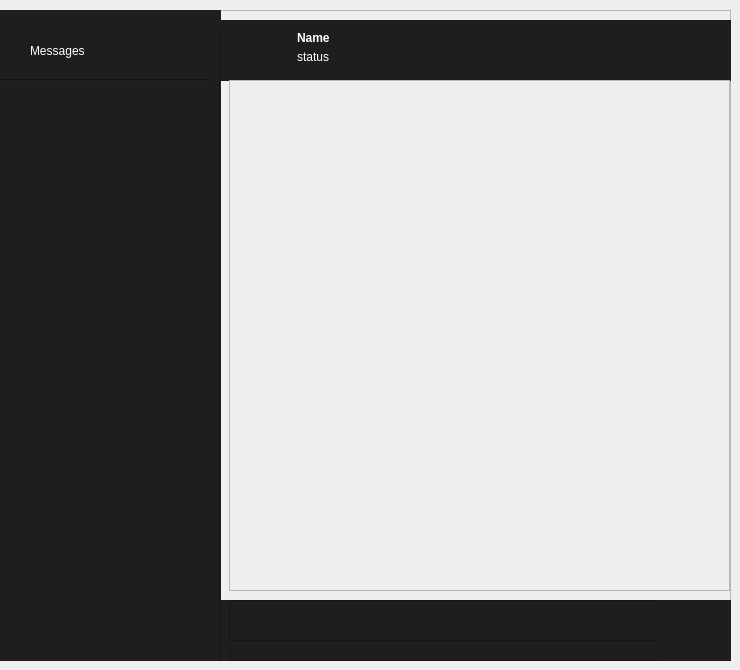
        <widget class="QWidget" name="chatting_page">
         <widget class="QFrame" name="frame">
          <property name="geometry">
           <rect>
            <x>0</x>
            <y>10</y>
            <width>731</width>
            <height>651</height>
           </rect>
          </property>
          <property name="frameShape">
           <enum>QFrame::StyledPanel</enum>
          </property>
          <property name="frameShadow">
           <enum>QFrame::Raised</enum>
          </property>
          <widget class="QWidget" name="persons_3" native="true">
           <property name="geometry">
            <rect>
             <x>-30</x>
             <y>0</y>
             <width>251</width>
             <height>651</height>
            </rect>
           </property>
           <property name="styleSheet">
            <string notr="true">background-color: rgb(30, 30, 30);</string>
           </property>
           <widget class="QLabel" name="label_45">
            <property name="geometry">
             <rect>
              <x>60</x>
              <y>20</y>
              <width>161</width>
              <height>41</height>
             </rect>
            </property>
            <property name="styleSheet">
             <string notr="true">color: rgb(255, 255, 255);
font: 75 28pt &quot;MS Shell Dlg 2&quot;;</string>
            </property>
            <property name="text">
             <string>Messages</string>
            </property>
           </widget>
           <widget class="QScrollArea" name="rooms_scrollArea">
            <property name="geometry">
             <rect>
              <x>30</x>
              <y>80</y>
              <width>211</width>
              <height>571</height>
             </rect>
            </property>
            <property name="styleSheet">
             <string notr="true">QScrollArea{
	border: none;
}</string>
            </property>
            <property name="widgetResizable">
             <bool>true</bool>
            </property>
            <widget class="QWidget" name="rooms_scrollArea_contents_3">
             <property name="geometry">
              <rect>
               <x>0</x>
               <y>0</y>
               <width>211</width>
               <height>571</height>
              </rect>
             </property>
            </widget>
           </widget>
           <widget class="Line" name="line_2">
            <property name="geometry">
             <rect>
              <x>0</x>
              <y>60</y>
              <width>251</width>
              <height>20</height>
             </rect>
            </property>
            <property name="orientation">
             <enum>Qt::Horizontal</enum>
            </property>
           </widget>
           <widget class="Line" name="line_3">
            <property name="geometry">
             <rect>
              <x>240</x>
              <y>20</y>
              <width>20</width>
              <height>641</height>
             </rect>
            </property>
            <property name="orientation">
             <enum>Qt::Vertical</enum>
            </property>
           </widget>
           <zorder>line_2</zorder>
           <zorder>label_45</zorder>
           <zorder>rooms_scrollArea</zorder>
           <zorder>line_3</zorder>
          </widget>
          <widget class="QWidget" name="widget_3" native="true">
           <property name="geometry">
            <rect>
             <x>220</x>
             <y>600</y>
             <width>521</width>
             <height>51</height>
            </rect>
           </property>
           <property name="styleSheet">
            <string notr="true">background-color: rgb(30, 30, 30);</string>
           </property>
           <widget class="QLineEdit" name="sned_textinput">
            <property name="geometry">
             <rect>
              <x>10</x>
              <y>0</y>
              <width>431</width>
              <height>51</height>
             </rect>
            </property>
           </widget>
           <widget class="QPushButton" name="send_message_button">
            <property name="geometry">
             <rect>
              <x>440</x>
              <y>0</y>
              <width>61</width>
              <height>51</height>
             </rect>
            </property>
            <property name="sizePolicy">
             <sizepolicy hsizetype="Preferred" vsizetype="Fixed">
              <horstretch>0</horstretch>
              <verstretch>0</verstretch>
             </sizepolicy>
            </property>
            <property name="cursor">
             <cursorShape>PointingHandCursor</cursorShape>
            </property>
            <property name="styleSheet">
             <string notr="true">QPushButton{
background-image:url(:/icons/icons/Send_hor 48x48.png);
 background-position: center;

 background-repeat: no-repeat;
border: none;
}</string>
            </property>
            <property name="text">
             <string/>
            </property>
           </widget>
          </widget>
          <widget class="QWidget" name="widget_12" native="true">
           <property name="geometry">
            <rect>
             <x>220</x>
             <y>-10</y>
             <width>521</width>
             <height>651</height>
            </rect>
           </property>
           <widget class="QLabel" name="no_rooms_label">
            <property name="geometry">
             <rect>
              <x>30</x>
              <y>300</y>
              <width>461</width>
              <height>41</height>
             </rect>
            </property>
            <property name="styleSheet">
             <string notr="true">color: rgb(255, 255, 255);
font: 75 24pt &quot;MS Shell Dlg 2&quot;;</string>
            </property>
            <property name="text">
             <string>Select a chat to start Messaging</string>
            </property>
           </widget>
           <widget class="QScrollArea" name="messages_scrollarea">
            <property name="geometry">
             <rect>
              <x>9</x>
              <y>80</y>
              <width>501</width>
              <height>511</height>
             </rect>
            </property>
            <property name="widgetResizable">
             <bool>true</bool>
            </property>
            <widget class="QWidget" name="messages_scrollarea_contents">
             <property name="geometry">
              <rect>
               <x>0</x>
               <y>0</y>
               <width>499</width>
               <height>509</height>
              </rect>
             </property>
            </widget>
           </widget>
           <widget class="QWidget" name="widget" native="true">
            <property name="geometry">
             <rect>
              <x>-1</x>
              <y>20</y>
              <width>531</width>
              <height>641</height>
             </rect>
            </property>
            <widget class="QWidget" name="widget_2" native="true">
             <property name="geometry">
              <rect>
               <x>-1</x>
               <y>0</y>
               <width>541</width>
               <height>61</height>
              </rect>
             </property>
             <property name="styleSheet">
              <string notr="true">background-color: rgb(30, 30, 30);</string>
             </property>
             <widget class="QWidget" name="message_box" native="true">
              <property name="geometry">
               <rect>
                <x>-1</x>
                <y>10</y>
                <width>261</width>
                <height>51</height>
               </rect>
              </property>
              <widget class="QWidget" name="message_box_avatar" native="true">
               <property name="geometry">
                <rect>
                 <x>10</x>
                 <y>0</y>
                 <width>71</width>
                 <height>41</height>
                </rect>
               </property>
               <property name="styleSheet">
                <string notr="true">QWidget{
background-image:url(:/images/images/User_cicrle_duotone 48x48.png);
 background-position: center;

 background-repeat: no-repeat;
}</string>
               </property>
              </widget>
              <widget class="QLabel" name="message_box_name_label">
               <property name="geometry">
                <rect>
                 <x>80</x>
                 <y>0</y>
                 <width>121</width>
                 <height>16</height>
                </rect>
               </property>
               <property name="styleSheet">
                <string notr="true">QLabel{
color: white;
font-weight: 500
}</string>
               </property>
               <property name="text">
                <string>Name</string>
               </property>
              </widget>
              <widget class="QLabel" name="message_box_status">
               <property name="geometry">
                <rect>
                 <x>80</x>
                 <y>20</y>
                 <width>47</width>
                 <height>13</height>
                </rect>
               </property>
               <property name="styleSheet">
                <string notr="true">QLabel{
color: white;
}</string>
               </property>
               <property name="text">
                <string>status</string>
               </property>
              </widget>
             </widget>
            </widget>
            <widget class="QWidget" name="widget_4" native="true">
             <property name="geometry">
              <rect>
               <x>0</x>
               <y>580</y>
               <width>521</width>
               <height>51</height>
              </rect>
             </property>
             <property name="styleSheet">
              <string notr="true">background-color: rgb(30, 30, 30);</string>
             </property>
             <widget class="QLineEdit" name="send_textinput_3">
              <property name="geometry">
               <rect>
                <x>10</x>
                <y>0</y>
                <width>431</width>
                <height>41</height>
               </rect>
              </property>
              <property name="styleSheet">
               <string notr="true">color: white;
padding: 10px;</string>
              </property>
             </widget>
             <widget class="QPushButton" name="send_message_button_3">
              <property name="geometry">
               <rect>
                <x>440</x>
                <y>0</y>
                <width>61</width>
                <height>51</height>
               </rect>
              </property>
              <property name="sizePolicy">
               <sizepolicy hsizetype="Preferred" vsizetype="Fixed">
                <horstretch>0</horstretch>
                <verstretch>0</verstretch>
               </sizepolicy>
              </property>
              <property name="cursor">
               <cursorShape>PointingHandCursor</cursorShape>
              </property>
              <property name="styleSheet">
               <string notr="true">QPushButton{
background-image:url(:/icons/icons/Send_hor 48x48.png);
 background-position: center;

 background-repeat: no-repeat;
border: none;
}</string>
              </property>
              <property name="text">
               <string/>
              </property>
             </widget>
            </widget>
           </widget>
           <zorder>widget</zorder>
           <zorder>no_rooms_label</zorder>
           <zorder>messages_scrollarea</zorder>
          </widget>
         </widget>
        </widget>
